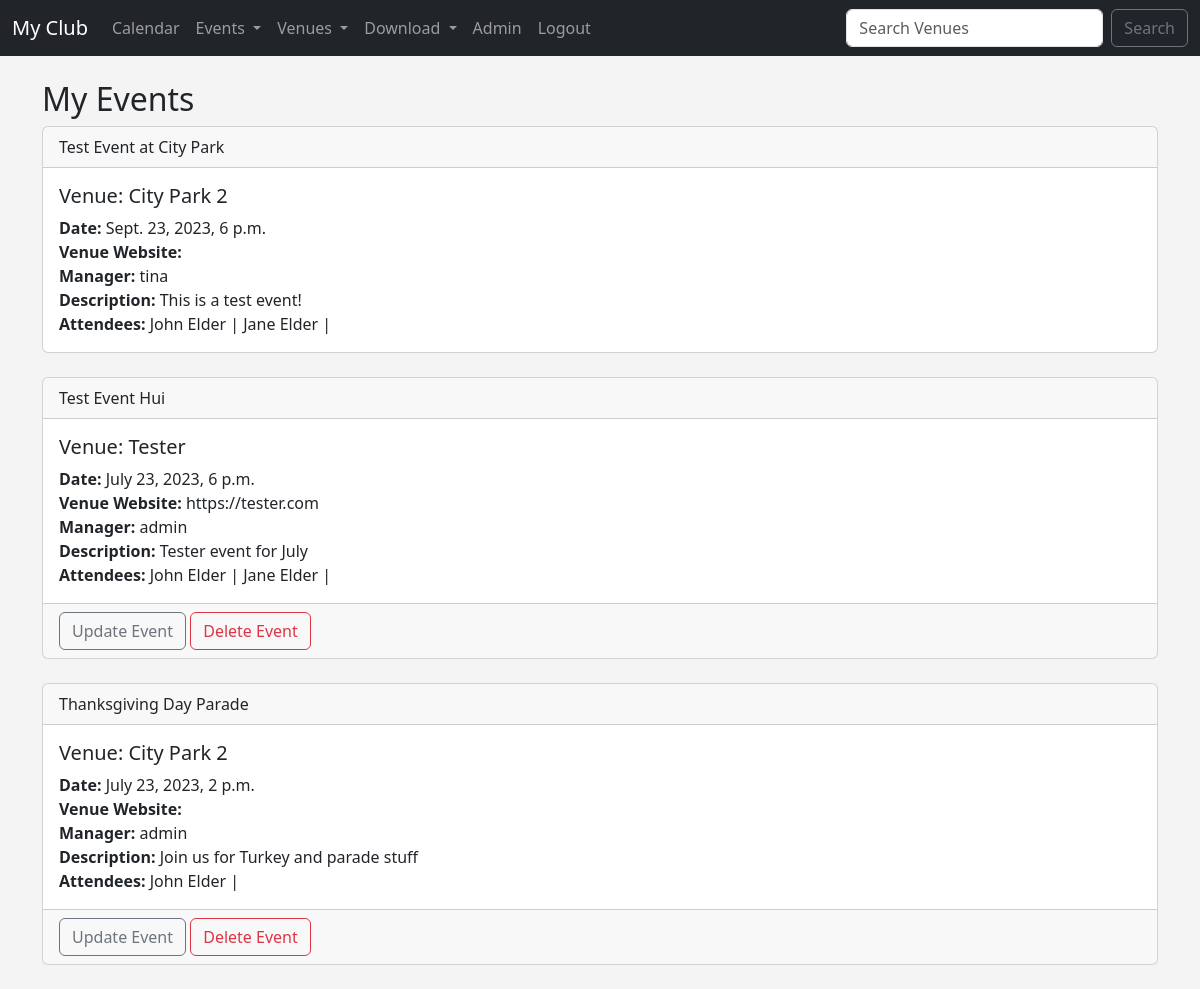
/my_events (signed in), run on an earlier commit of the app's database.
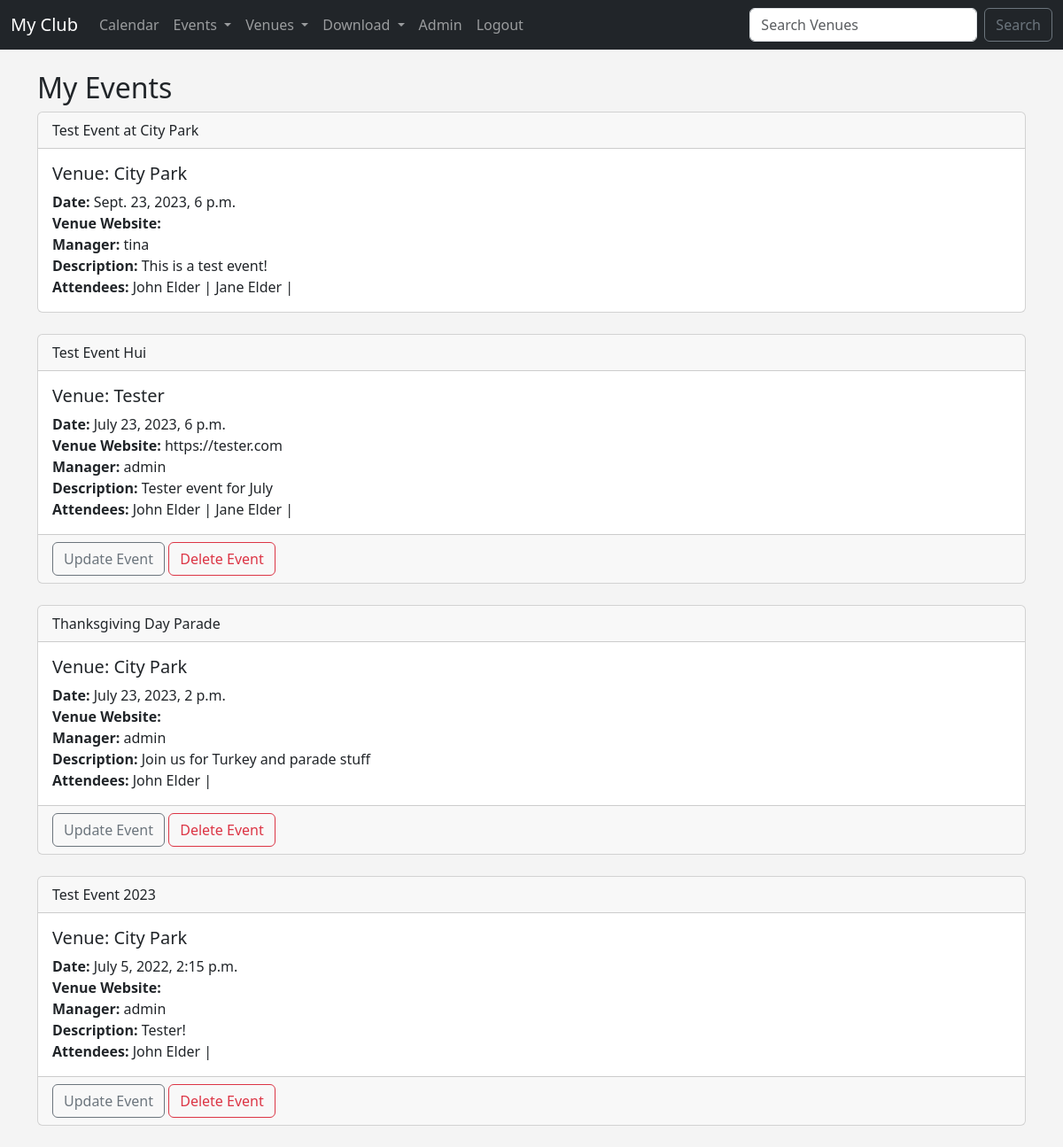
And on a later commit of the database.
### events/models.py (models this page shows, shortened)
class Event(models.Model):
	name = models.CharField('Event Name', max_length=120)
	event_date = models.DateTimeField('Event Date')
	venue = models.ForeignKey(Venue, blank=True, null=True, on_delete=models.CASCADE)
	manager = models.ForeignKey(User, blank=True, null=True, on_delete=models.SET_NULL)
	description = models.TextField(blank=True)
	attendees = models.ManyToManyField(MyClubUser, blank=True)
	approved = models.BooleanField("Approved", default=False)
	def __str__(self):
		return self.name

class Venue(models.Model):
	name = models.CharField('Venue Name', max_length=120)
	address = models.CharField(max_length=300)
	zip_code = models.CharField('Zip Code', max_length=15)
	phone = models.CharField('Contact Phone', max_length=45, blank=True)
	web = models.URLField('Website Address', blank=True)
	email_address = models.EmailField('Email Address', blank=True)
	owner = models.IntegerField('Venue Owner', blank=False, default=1)
	venue_image = models.ImageField(null=True, blank=True, upload_to="images/")
	def __str__(self):
		return self.name

class MyClubUser(models.Model):
	first_name = models.CharField(max_length=30)
	last_name = models.CharField(max_length=30)
	email = models.EmailField('User Email')
	def __str__(self):
		return self.first_name + ' ' + self.last_name

### events/views.py (the view)
# urls.py: path('my_events', views.my_events, name="my_events"),
def my_events(request):
	if request.user.is_authenticated:
		me = request.user.id
		events = Event.objects.filter(attendees=me)
		return render(request, 'events/my_events.html',
		{"events": events})
	else:
		messages.success(request, ("You aren't Authorized To View This Page!!"))
		return redirect('home')

### events/templates/events/my_events.html (shortened to what this page needs)
{% extends 'events/base.html' %}
{% block content %}
	<h2>My Events</h2>
	{% for event in events %}
		<div class="card">
  <div class="card-header">
    {{ event }}
  </div>
  <div class="card-body">
    <h5 class="card-title">Venue: {{ event.venue }}</h5>
    <p class="card-text">
		<strong>Date:</strong> {{ event.event_date }}<br/>
		<strong>Venue Website:</strong> {{ event.venue.web }}<br/>
		<strong>Manager:</strong> {{ event.manager }}<br/>
		<strong>Description:</strong> {{ event.description }}<br/>
		<strong>Attendees:</strong>
		{% for user in event.attendees.all %}
		{{ user }} |
		{% endfor %}
    </p>
  </div>
  {% if user.is_authenticated %}
  	{% if user == event.manager %}
		  <div class="card-footer text-body-secondary">
		    <a href="{% url 'update-event' event.id %}" class="btn btn-outline-secondary">Update Event</a>
		    <a href="{% url 'delete-event' event.id %}" class="btn btn-outline-danger">Delete Event</a>
		  </div>
		{% endif %}
  {% endif %}
</div>
	{% endfor %}
{% endblock %}

### events/templates/events/base.html (shortened to what this page needs)
<!doctype html>
<html lang="en">
  <head>
    <link href="https://cdn.jsdelivr.net/npm/bootstrap@5.3.0-alpha3/dist/css/bootstrap.min.css" rel="stylesheet">
  </head>
  <body>
  	{% include 'events/navbar.html' %}
  	<br/>
    <div class="container">
      {% block content %}
  	  {% endblock %}
    </div>
  </body>
</html>

### events/templates/events/navbar.html (shortened to what this page needs)
<nav class="navbar navbar-expand-lg navbar-dark bg-dark">
  <div class="container-fluid">
    <a class="navbar-brand" href="{% url 'home' %}">My Club</a>
    <div class="collapse navbar-collapse" id="navbarSupportedContent">
      <ul class="navbar-nav me-auto mb-2 mb-lg-0">
        <li class="nav-item">
          <a class="nav-link" href="{% url 'home' '2023' 'March' %}">Calendar</a>
        </li>
        <li class="nav-item dropdown">
          <a class="nav-link dropdown-toggle" href="#" role="button" data-bs-toggle="dropdown" aria-expanded="false">
            Events
          </a>
        </li>
        <li class="nav-item dropdown">
          <a class="nav-link dropdown-toggle" href="#" role="button" data-bs-toggle="dropdown" aria-expanded="false">
            Venues
          </a>
        </li>
        <li class="nav-item dropdown">
          <a class="nav-link dropdown-toggle" href="#" role="button" data-bs-toggle="dropdown" aria-expanded="false">
            Download
          </a>
        </li>
        {% if user.is_authenticated %}
        {% if user.is_superuser %}
        <li class="nav-item">
          <a class="nav-link" href="{% url  'admin_approval' %}">Admin</a>
        </li>
        {% endif %}
        <li class="nav-item">
          <a class="nav-link" href="{% url  'logout' %}">Logout</a>
        </li>
        {% endif %}
      </ul>
      <form class="d-flex" role="search" method=POST action="{% url 'search-venues' %}">
        <input class="form-control me-2" type="search" placeholder="Search Venues" aria-label="Search" name="searched">
        <button class="btn btn-outline-secondary" type="submit">Search</button>
      </form>
    </div>
  </div>
</nav>

### events/templates/events/base.html (style rules this page uses)
body { background: #f4f4f4; }

What changed in the data, as far as the page shows it:
changed Event "Test Event at City Park": venue "City Park 2" → "City Park"
changed through a linked row, Event "Thanksgiving Day Parade": venue "City Park 2" → "City Park"
added Event: name "Test Event 2023", venue "City Park", event_date "July 5, 2022, 2:15 p.m.", manager "admin", description "Tester!", shows "Update Event", MyClubUser (first_name+last_name "John Elder")
